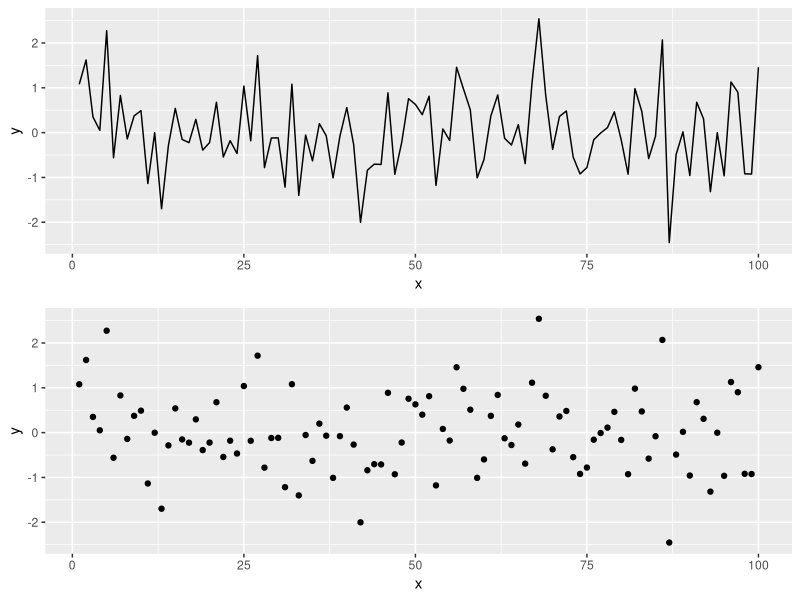

Here is the R script that generated this plot:
## ---- chunk 1
knitr::opts_chunk$set(echo = TRUE,  fig.width = 8, fig.height = 8, fig.alig = "center")
library(ggplot2)
library(gridExtra)
## ---- chunk 2
x <- seq(1:100)
y <- rnorm(100) # Generating data form a normal distribution with mean 0 and variance 1
data <- data.frame(x = x, y = y )
p1 = ggplot(data, aes(x= x, y = y)) +
geom_line()

p2 = ggplot(data, aes(x= x, y= y)) + geom_point()

grid.arrange(p1, p2)
